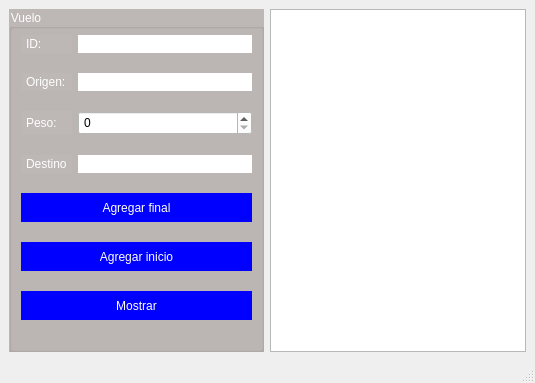
<?xml version="1.0" encoding="UTF-8"?>
<ui version="4.0">
 <class>MainWindow</class>
 <widget class="QMainWindow" name="MainWindow">
  <property name="geometry">
   <rect>
    <x>0</x>
    <y>0</y>
    <width>535</width>
    <height>383</height>
   </rect>
  </property>
  <property name="windowTitle">
   <string>MainWindow</string>
  </property>
  <widget class="QWidget" name="centralwidget">
   <layout class="QGridLayout" name="gridLayout_2">
    <item row="0" column="0">
     <widget class="QGroupBox" name="BoxContainer">
      <property name="styleSheet">
       <string notr="true">border-color: rgb(0, 0, 0);
background-color: rgb(189, 183, 181);
color: rgb(255, 255, 255);
padding: 2px;</string>
      </property>
      <property name="title">
       <string>Vuelo</string>
      </property>
      <layout class="QGridLayout" name="gridLayout">
       <item row="2" column="1">
        <widget class="QSpinBox" name="inputBox_peso">
         <property name="styleSheet">
          <string notr="true">background-color: rgb(255, 255, 255);
color: rgb(0, 0, 0);
padding: 1px;</string>
         </property>
        </widget>
       </item>
       <item row="6" column="0" colspan="2">
        <widget class="QPushButton" name="mostrarBtn">
         <property name="styleSheet">
          <string notr="true">outline: none;
border: none;
background-color: rgb(0, 0, 255);
height: 25px;
text-transform:uppercase;</string>
         </property>
         <property name="text">
          <string>Mostrar</string>
         </property>
        </widget>
       </item>
       <item row="5" column="0" colspan="2">
        <widget class="QPushButton" name="agregarInicioBtn">
         <property name="styleSheet">
          <string notr="true">outline: none;
border: none;
background-color: rgb(0, 0, 255);
height: 25px;
text-transform:uppercase;</string>
         </property>
         <property name="text">
          <string>Agregar inicio</string>
         </property>
        </widget>
       </item>
       <item row="0" column="1">
        <widget class="QLineEdit" name="input_id">
         <property name="styleSheet">
          <string notr="true">background-color: rgb(255, 255, 255);
border: none;
color: rgb(0, 0, 0);
padding: 1px;</string>
         </property>
        </widget>
       </item>
       <item row="2" column="0">
        <widget class="QLabel" name="label_peso">
         <property name="text">
          <string>Peso:</string>
         </property>
        </widget>
       </item>
       <item row="3" column="0">
        <widget class="QLabel" name="label_destino">
         <property name="text">
          <string>Destino</string>
         </property>
        </widget>
       </item>
       <item row="1" column="0">
        <widget class="QLabel" name="label_origen">
         <property name="text">
          <string>Origen:</string>
         </property>
        </widget>
       </item>
       <item row="1" column="1">
        <widget class="QLineEdit" name="input_origen">
         <property name="styleSheet">
          <string notr="true">background-color: rgb(255, 255, 255);
border: none;
color: rgb(0, 0, 0);
padding: 1px;</string>
         </property>
        </widget>
       </item>
       <item row="3" column="1">
        <widget class="QLineEdit" name="input_destino">
         <property name="styleSheet">
          <string notr="true">background-color: rgb(255, 255, 255);
border: none;
color: rgb(0, 0, 0);
padding: 1px;</string>
         </property>
        </widget>
       </item>
       <item row="4" column="0" colspan="2">
        <widget class="QPushButton" name="agregarFinalBtn">
         <property name="styleSheet">
          <string notr="true">outline: none;
border: none;
background-color: rgb(0, 0, 255);
height: 25px;
text-transform:uppercase;</string>
         </property>
         <property name="text">
          <string>Agregar final</string>
         </property>
        </widget>
       </item>
       <item row="0" column="0">
        <widget class="QLabel" name="label_id">
         <property name="text">
          <string>ID:</string>
         </property>
        </widget>
       </item>
      </layout>
     </widget>
    </item>
    <item row="0" column="1">
     <widget class="QPlainTextEdit" name="plainTextEdit"/>
    </item>
   </layout>
  </widget>
  <widget class="QMenuBar" name="menubar">
   <property name="geometry">
    <rect>
     <x>0</x>
     <y>0</y>
     <width>535</width>
     <height>22</height>
    </rect>
   </property>
  </widget>
  <widget class="QStatusBar" name="statusbar"/>
 </widget>
 <resources/>
 <connections/>
</ui>
